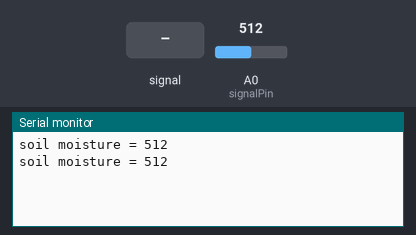
Bench run of a sketch on a simulated Arduino Uno, built with avr-gcc and run on an emulated ATmega328P. Parts: the last lines printed to the serial monitor. The inputs (shaded band) are chosen by the test bench; at power-on: A0 (signalPin) = 512.

Above: at 10.8 s.
10.9 s: A0 (signalPin) fed a 200 Hz sine of ±81 counts around its level
At 20.5 s:
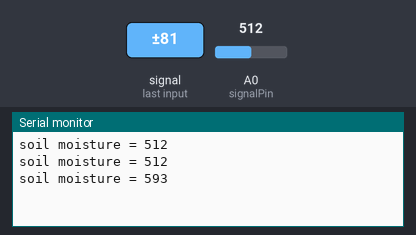
20.9 s: A0 (signalPin) set to 716
At 30.5 s:
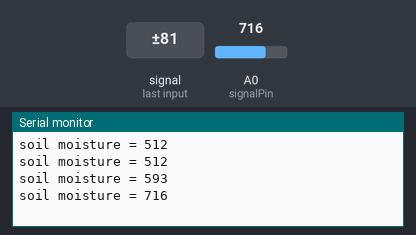
30.9 s: A0 (signalPin) fed a 1000 Hz sine of ±255 counts around its level
At 40.5 s:
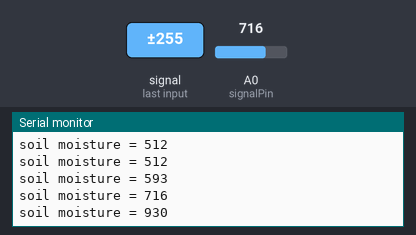
40.9 s: A0 (signalPin) set to 900
At 50.6 s:
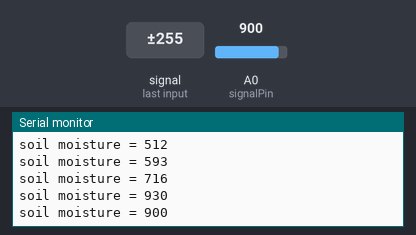
Timing chart, 0 to 51.9 s (numbered marks = the images above; inputs shaded):
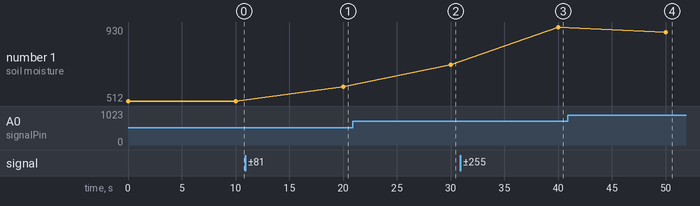

Measured:
- after the input at 10.9 s, the serial monitor: prints a new line after 9.1 s (image 1)
- after the input at 20.9 s, the serial monitor: prints a new line after 9.1 s (image 2)
- after the input at 30.9 s, the serial monitor: prints a new line after 9.1 s (image 3)
- after the input at 40.9 s, the serial monitor: prints a new line after 9.1 s (image 4)
- plotted number 1: 512 → 593 after the input at 10.9 s, 593 → 716 after the input at 20.9 s, 716 → 930 after the input at 30.9 s, 930 → 900 after the input at 40.9 s

The sketch:

moisture_sensor_code.ino
```cpp
//soil moisture value
int moistVal = 0;
//analog signal from sensor
int signalPin = A0;

void setup() {
  //initialize transmission over the serial port
  Serial.begin(9600);
}

void loop() {
  //print values over the serial port
  Serial.print("soil moisture = ");
  Serial.println(readMoisture());
  delay(10000);
}

int readMoisture() {
  //read the signal from the sensor
  moistVal = analogRead(signalPin);
  return moistVal;
}
```
